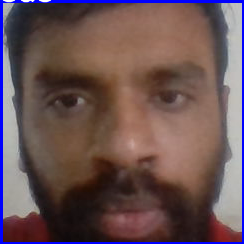
#> input picture train_image.png, 244 x 244 px, given in place of the camera
$ python eyeblink_detector.py
#> lines starting #> are read from the running program, lines starting #| are printed output that depends on the picture; after the words box and inside, x2 and y2 are one past the last pixel; in counts of white or black regions, pixels touching at a corner belong together
# All the imports go here
import numpy as np
import cv2

# Initializing the face and eye cascade classifiers from xml files
face_cascade = cv2.CascadeClassifier('models/haarcascade_frontalface_default.xml')
eye_cascade = cv2.CascadeClassifier('models/haarcascade_eye_tree_eyeglasses.xml')

# Variable store execution state
first_read = True

# Starting the video capture
cap = cv2.VideoCapture(0)
ret, img = cap.read()
#> img is the input picture: shape (244, 244, 3); mean B, G, R 83.8, 82.2, 105.3

while (ret):
    ret, img = cap.read()
    # Converting the recorded image to grayscale
    gray = cv2.cvtColor(img, cv2.COLOR_BGR2GRAY)
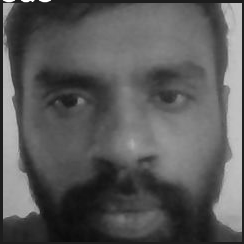
#> gray: shape (244, 244); min 11, max 255, mean 89.3
    # Applying filter to remove impurities
    gray = cv2.bilateralFilter(gray, 5, 1, 1)

    # Detecting the face for region of image to be fed to eye classifier
    faces = face_cascade.detectMultiScale(gray, 1.3, 5, minSize=(200, 200))
#> faces = ()
    if (len(faces) > 0):
        for (x, y, w, h) in faces:
            img = cv2.rectangle(img, (x, y), (x + w, y + h), (0, 255, 0), 2)

            # roi_face is face which is input to eye classifier
            roi_face = gray[y:y + h, x:x + w]
            roi_face_clr = img[y:y + h, x:x + w]
            eyes = eye_cascade.detectMultiScale(roi_face, 1.3, 5, minSize=(50, 50))

            # Examining the length of eyes object for eyes
            if (len(eyes) >= 2):
                # Check if program is running for detection
                if (first_read):
                    cv2.putText(img,
                                "Eye detected press s to begin",
                                (70, 70),
                                cv2.FONT_HERSHEY_PLAIN, 3,
                                (0, 255, 0), 2)
                else:
                    cv2.putText(img,
                                "Eyes open!", (70, 70),
                                cv2.FONT_HERSHEY_PLAIN, 2,
                                (255, 255, 255), 2)
            else:
                if (first_read):
                    # To ensure if the eyes are present before starting
                    cv2.putText(img,
                                "No eyes detected", (70, 70),
                                cv2.FONT_HERSHEY_PLAIN, 3,
                                (0, 0, 255), 2)
                else:
                    # This will print on console and restart the algorithm
                    print("Blink detected--------------")
                    cv2.waitKey(3000)
                    first_read = True

    else:
        cv2.putText(img,
                    "No face detected", (100, 100),
                    cv2.FONT_HERSHEY_PLAIN, 3,
                    (0, 255, 0), 2)
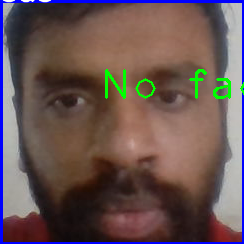
#> img: shape (244, 244, 3); 1.24% of pixels changed, all inside (x1, y1, x2, y2) = (105, 69, 244, 99)

    # Controlling the algorithm with keys
    cv2.imshow('img', img)
    a = cv2.waitKey(1)
#> (key q is pressed here)
    if (a == ord('q')):
        break
    elif (a == ord('s') and first_read):
        # This will start the detection
        first_read = False

cap.release()
cv2.destroyAllWindows()
